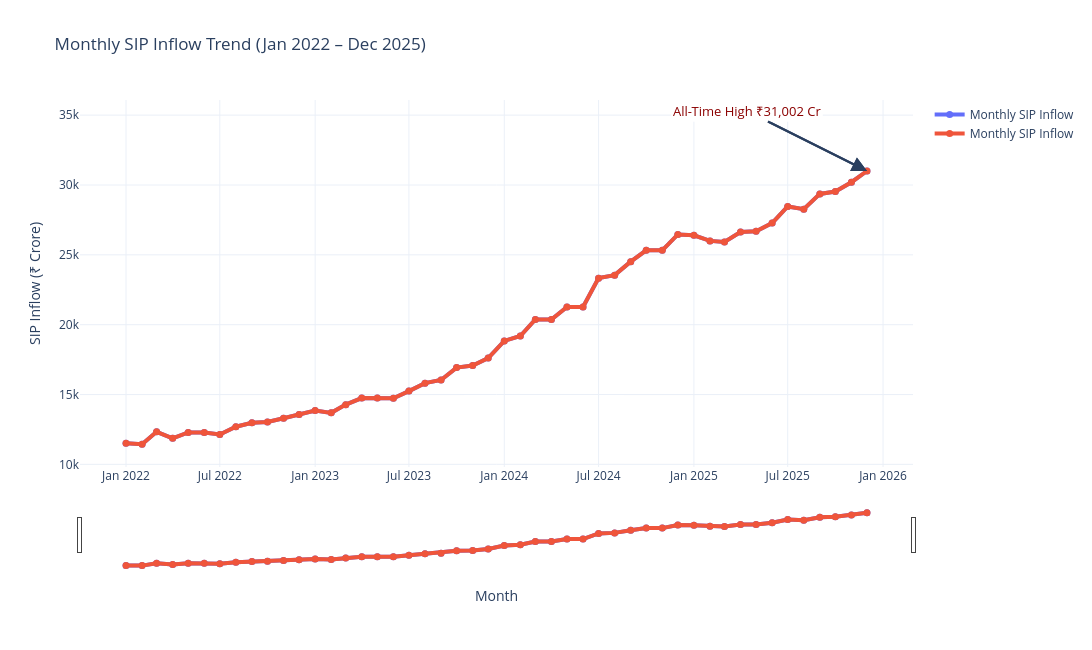

Source (notebook cell):
### Code cell
fig.add_trace(
    go.Scatter(
        x=df['month'],
        y=df['sip_inflow_crore'],

        mode='lines+markers',

        name='Monthly SIP Inflow',

        line=dict(
            width=4
        ),

        marker=dict(
            size=7
        )
    )
)
high_row = df.loc[
    df['sip_inflow_crore'].idxmax()
]

high_month = high_row['month']
high_value = high_row['sip_inflow_crore']
fig.add_annotation(
    x=high_month,
    y=high_value,

    text=f'All-Time High ₹{high_value:,} Cr',

    showarrow=True,

    arrowhead=2,
    arrowsize=1.5,
    arrowwidth=2,

    ax=-120,
    ay=-60,

    font=dict(
        size=13,
        color='darkred'
    ),

    bgcolor='white'
)

# UPDATE LAYOUT
fig.update_layout(
    title='Monthly SIP Inflow Trend (Jan 2022 – Dec 2025)',

    xaxis_title='Month',

    yaxis_title='SIP Inflow (₹ Crore)',

    template='plotly_white',

    hovermode='x unified',

    width=1400,
    height=650
)

# RANGE SLIDER
fig.update_xaxes(
    rangeslider_visible=True
)

# SHOW CHART
fig.show()

### Figure 1 — Plotly figure (JSON) as saved in the notebook; plotly's stock layout.template omitted (floating-point values rounded to 4 significant figures)
{"data": [{"line": {"width": 4}, "marker": {"size": 7}, "mode": "lines+markers", "name": "Monthly SIP Inflow", "type": "scatter", "x": ["2022-01-01T00:00:00", "2022-02-01T00:00:00", "2022-03-01T00:00:00", "2022-04-01T00:00:00", "2022-05-01T00:00:00", "2022-06-01T00:00:00", "2022-07-01T00:00:00", "2022-08-01T00:00:00", "2022-09-01T00:00:00", "2022-10-01T00:00:00", "2022-11-01T00:00:00", "2022-12-01T00:00:00", "2023-01-01T00:00:00", "2023-02-01T00:00:00", "2023-03-01T00:00:00", "2023-04-01T00:00:00", "2023-05-01T00:00:00", "2023-06-01T00:00:00", "2023-07-01T00:00:00", "2023-08-01T00:00:00", "2023-09-01T00:00:00", "2023-10-01T00:00:00", "2023-11-01T00:00:00", "2023-12-01T00:00:00", "2024-01-01T00:00:00", "2024-02-01T00:00:00", "2024-03-01T00:00:00", "2024-04-01T00:00:00", "2024-05-01T00:00:00", "2024-06-01T00:00:00", "2024-07-01T00:00:00", "2024-08-01T00:00:00", "2024-09-01T00:00:00", "2024-10-01T00:00:00", "2024-11-01T00:00:00", "2024-12-01T00:00:00", "2025-01-01T00:00:00", "2025-02-01T00:00:00", "2025-03-01T00:00:00", "2025-04-01T00:00:00", "2025-05-01T00:00:00", "2025-06-01T00:00:00", "2025-07-01T00:00:00", "2025-08-01T00:00:00", "2025-09-01T00:00:00", "2025-10-01T00:00:00", "2025-11-01T00:00:00", "2025-12-01T00:00:00"], "y": [11517, 11438, 12328, 11863, 12286, 12276, 12140, 12694, 12976, 13040, 13306, 13573, 13856, 13687, 14276, 14749, 14749, 14734, 15245, 15814, 16042, 16928, 17073, 17610, 18838, 19187, 20371, 20371, 21262, 21262, 23332, 23547, 24509, 25323, 25320, 26459, 26400, 25999, 25926, 26632, 26688, 27274, 28464, 28265, 29361, 29529, 30200, 31002]}, {"line": {"width": 4}, "marker": {"size": 7}, "mode": "lines+markers", "name": "Monthly SIP Inflow", "type": "scatter", "x": ["2022-01-01T00:00:00", "2022-02-01T00:00:00", "2022-03-01T00:00:00", "2022-04-01T00:00:00", "2022-05-01T00:00:00", "2022-06-01T00:00:00", "2022-07-01T00:00:00", "2022-08-01T00:00:00", "2022-09-01T00:00:00", "2022-10-01T00:00:00", "2022-11-01T00:00:00", "2022-12-01T00:00:00", "2023-01-01T00:00:00", "2023-02-01T00:00:00", "2023-03-01T00:00:00", "2023-04-01T00:00:00", "2023-05-01T00:00:00", "2023-06-01T00:00:00", "2023-07-01T00:00:00", "2023-08-01T00:00:00", "2023-09-01T00:00:00", "2023-10-01T00:00:00", "2023-11-01T00:00:00", "2023-12-01T00:00:00", "2024-01-01T00:00:00", "2024-02-01T00:00:00", "2024-03-01T00:00:00", "2024-04-01T00:00:00", "2024-05-01T00:00:00", "2024-06-01T00:00:00", "2024-07-01T00:00:00", "2024-08-01T00:00:00", "2024-09-01T00:00:00", "2024-10-01T00:00:00", "2024-11-01T00:00:00", "2024-12-01T00:00:00", "2025-01-01T00:00:00", "2025-02-01T00:00:00", "2025-03-01T00:00:00", "2025-04-01T00:00:00", "2025-05-01T00:00:00", "2025-06-01T00:00:00", "2025-07-01T00:00:00", "2025-08-01T00:00:00", "2025-09-01T00:00:00", "2025-10-01T00:00:00", "2025-11-01T00:00:00", "2025-12-01T00:00:00"], "y": [11517, 11438, 12328, 11863, 12286, 12276, 12140, 12694, 12976, 13040, 13306, 13573, 13856, 13687, 14276, 14749, 14749, 14734, 15245, 15814, 16042, 16928, 17073, 17610, 18838, 19187, 20371, 20371, 21262, 21262, 23332, 23547, 24509, 25323, 25320, 26459, 26400, 25999, 25926, 26632, 26688, 27274, 28464, 28265, 29361, 29529, 30200, 31002]}], "layout": {"annotations": [{"arrowhead": 2, "arrowsize": 1.5, "arrowwidth": 2, "ax": -120, "ay": -60, "bgcolor": "white", "font": {"color": "darkred", "size": 13}, "showarrow": true, "text": "All-Time High ₹31,002 Cr", "x": "2025-12-01T00:00:00", "y": 31002}, {"arrowhead": 2, "arrowsize": 1.5, "arrowwidth": 2, "ax": -120, "ay": -60, "bgcolor": "white", "font": {"color": "darkred", "size": 13}, "showarrow": true, "text": "All-Time High ₹31,002 Cr", "x": "2025-12-01T00:00:00", "y": 31002}], "height": 650, "hovermode": "x unified", "title": {"text": "Monthly SIP Inflow Trend (Jan 2022 – Dec 2025)"}, "width": 1400, "xaxis": {"rangeslider": {"visible": true}, "title": {"text": "Month"}}, "yaxis": {"title": {"text": "SIP Inflow (₹ Crore)"}}}}
